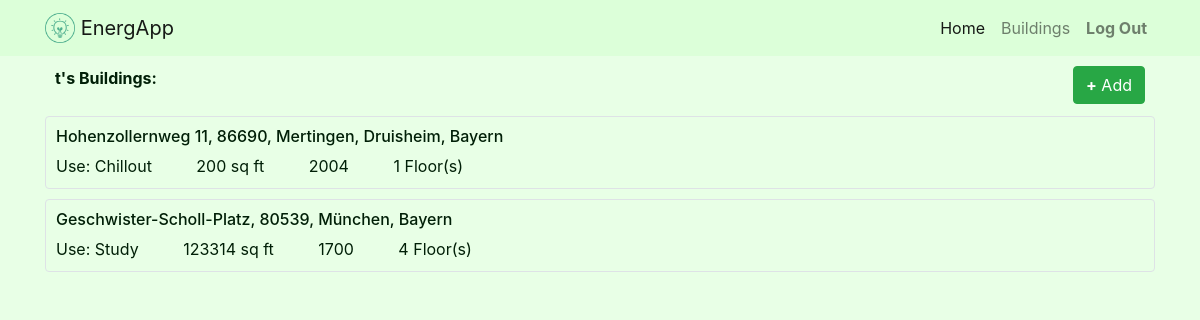
/buildings (signed in), run on the app's committed database.
### models.py (models this page shows, shortened)
class User(UserMixin, db.Model):
    __tablename__ = 'user'
    id = db.Column(db.Integer,
                   primary_key=True)
    name = db.Column(db.String,
                     nullable=False,
                     unique=False)
    password = db.Column(db.String(200),
                         primary_key=False,
                         unique=False,
                         nullable=False)
    buildings = db.relationship('Building', backref='user', lazy=True)

class Building(db.Model):
    __tablename__ = 'building'
    id = db.Column(db.Integer,
                   primary_key=True)
    name = db.Column(db.String,
                     nullable=False,
                     unique=False)
    primary_use = db.Column(db.String(120),
                            nullable=False)
    square_feet = db.Column(db.Integer,
                            nullable=False)
    year_built = db.Column(db.Integer,
                           nullable=True)
    floorcount = db.Column(db.Integer,
                           nullable=True)
    latitude = db.Column(db.Float,
                             nullable=False)
    longitude = db.Column(db.Float,
                              nullable=False)
    user_id = db.Column(db.Integer,
                        db.ForeignKey('user.id'),
                        nullable=False)

### routes.py (the view, shortened to what this page needs)
@main_bp.route('/buildings', methods=['GET', 'POST'])
@login_required
def buildings_page():
    building_form = BuildingForm(request.form)
    buildings = Building.query.filter_by(user_id=current_user.name).all()
    return render_template('building.html', buildings=buildings, form=BuildingForm())

### auth.py (called while the page is built)
@login_manager.user_loader
def load_user(user_id):
    if user_id is not None:
        return User.query.get(user_id)
    return None

### templates/building.html (shortened to what this page needs)
{% extends "layout.html" %}
{% import "bootstrap/wtf.html" as wtf %}
{% block body %}
<div class="container" style="padding: 10px">
    <div class="row">
        <div class="col-sm-6">
            <p><b>{{current_user.name}}'s Buildings:</b></p>
        </div>
        <div class="col-sm-6 text-right">
            <button type="button" class="btn btn-success" data-toggle="modal" data-target="#buildingModal">
                <b>+</b> Add
            </button>
        </div>
    </div>
</div>
          {% for b in buildings %}
<div class="col-lg-12 border rounded", style="padding: 10px; margin-bottom: 10px">
    <h6>{{ b.name}}</h6>
    <span style="margin-right: 40px">Use: {{b.primary_use}}</span>
    <span style="margin-right: 40px">{{b.square_feet}} sq ft</span>
    <span style="margin-right: 40px">{{b.year_built}}</span>
    <span style="margin-right: 40px">{{b.floorcount}} Floor(s)</span>
</div>
          {% endfor %}
{% endblock %}

### templates/layout.html (shortened to what this page needs)
<!DOCTYPE html>
<html lang="en">
<head>
    <link href="https://stackpath.bootstrapcdn.com/bootstrap/4.3.1/css/bootstrap.min.css" rel="stylesheet">
    <link rel="stylesheet" href="https://unpkg.com/leaflet@1.6.0/dist/leaflet.css"
/>
    <link rel="stylesheet" type="text/css" href="https://cdn-geoweb.s3.amazonaws.com/esri-leaflet-geocoder/0.0.1-beta.5/esri-leaflet-geocoder.css">
    <link rel="stylesheet" type="text/css" href="{{ url_for('static', filename='style.css') }}">
</head>
<body>
    <nav class="navbar navbar-expand-lg navbar-light static-top">
        <div class="container">
            <a class="navbar-brand" href={{url_for('main_bp.index')}}>
                <img src="{{url_for('static', filename='images/energeek_logo.png')}}" width="30" height="30" class="d-inline-block align-top" alt="">
                EnergApp
            <div class="collapse navbar-collapse" id="navbarResponsive">
                <ul class="navbar-nav ml-auto">
                    <li class="nav-item active">
                        <a class="nav-link" href="#">Home
                        </a>
                    </li>
                    <li class="nav-item">
                        <a class="nav-link" href={{url_for('main_bp.buildings_page')}}>Buildings</a>
                    </li>
                    <li class="nav-item">
                        <a class="nav-link" href={{url_for('auth_bp.logout_page')}}><b>Log Out</b></a>
                    </li>
                </ul>
            </div>
        </div>
    </nav>
    <div class="container">
        {% block body %}{% endblock %}
    </div>
</body>
</html>

### static/style.css (style rules this page uses)
.navbar { background-color: #dcffd9; color: #001f07; }
body { background-color: #e8ffe6; color: #001f07; }

### data on the page
User: name "t"
Building: name "Hohenzollernweg 11, 86690, Mertingen, Druisheim, Bayern", primary_use "Chillout", square_feet "200", year_built "2004", floorcount "1"
Building: name "Geschwister-Scholl-Platz, 80539, München, Bayern", primary_use "Study", square_feet "123314", year_built "1700", floorcount "4"
